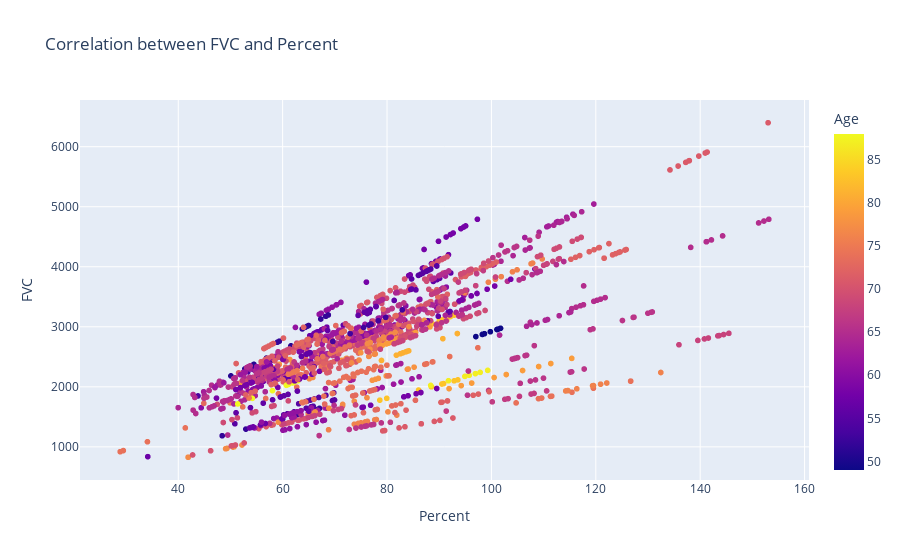

Source (notebook cell):
### Code cell
# the corelation between FVC and Percent separeted by Age
fig = px.scatter(train, x="Percent", y="FVC", color='Age', title = 'Correlation between FVC and Percent')
fig.show()

### Figure 1 — Plotly figure (JSON) as saved in the notebook; plotly's stock layout.template omitted (floating-point values rounded to 4 significant figures; data arrays with more than 128 entries replaced by an {"elided": "..."} marker saying what was removed)
{"data": [{"hovertemplate": "Percent=%{x}<br>FVC=%{y}<br>Age=%{marker.color}<extra></extra>", "legendgroup": "", "marker": {"color": {"elided": "1549 int values"}, "coloraxis": "coloraxis", "symbol": "circle"}, "mode": "markers", "name": "", "showlegend": false, "type": "scattergl", "x": {"elided": "1549 float values"}, "xaxis": "x", "y": {"elided": "1549 int values"}, "yaxis": "y"}], "layout": {"coloraxis": {"colorbar": {"title": {"text": "Age"}}, "colorscale": [[0, "#0d0887"], [0.1111, "#46039f"], [0.2222, "#7201a8"], [0.3333, "#9c179e"], [0.4444, "#bd3786"], [0.5556, "#d8576b"], [0.6667, "#ed7953"], [0.7778, "#fb9f3a"], [0.8889, "#fdca26"], [1, "#f0f921"]]}, "legend": {"tracegroupgap": 0}, "title": {"text": "Correlation between FVC and Percent"}, "xaxis": {"anchor": "y", "domain": [0, 1], "title": {"text": "Percent"}}, "yaxis": {"anchor": "x", "domain": [0, 1], "title": {"text": "FVC"}}}}
